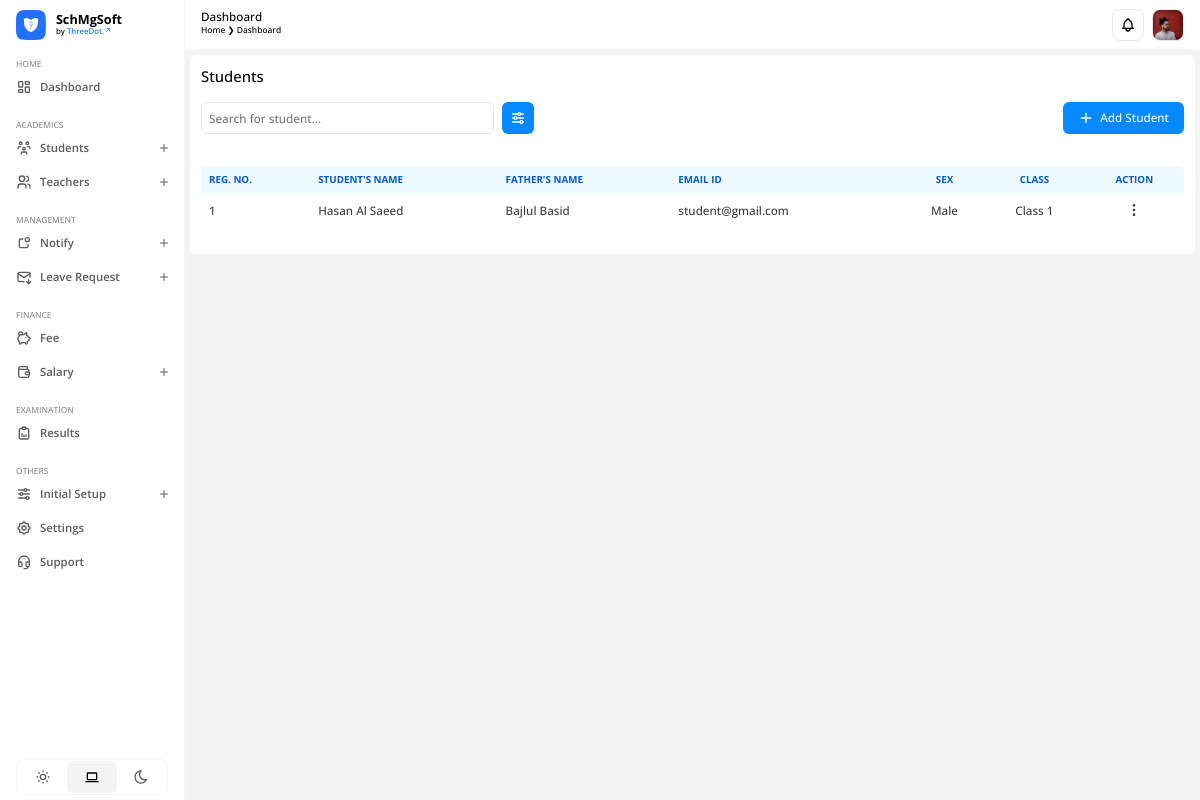
The page /academics/students/ (signed in) on the database its author committed.
### apps/users/models.py (models this page shows)
class CustomUser(AbstractUser):
    USER = (
        (1, 'ADMIN'),
        (2, 'TEACHER'),
        (3, 'STUDENT')
    )
    user_type = models.CharField(choices=USER, max_length=20, default=1)
    profile_pic = models.ImageField(upload_to='profile_pic/', null=True, blank=True)
    city = models.CharField(max_length=200, blank=True)
    country = models.CharField(max_length=200, blank=True)

### apps/academics/models.py (models this page shows, shortened)
class Student(models.Model):
    admin = models.OneToOneField(CustomUser, on_delete=models.CASCADE)
    father_name = models.CharField(max_length=200)
    mother_name = models.CharField(max_length=200)
    gender = models.CharField(max_length=20)
    dob = models.DateField()
    mobile_no = models.PositiveIntegerField()
    vill_town = models.CharField(max_length=200)
    post_office = models.CharField(max_length=200)
    police_station = models.CharField(max_length=200)
    district = models.CharField(max_length=200)
    permanent_address = models.CharField(max_length=300)
    state = models.CharField(max_length=200)
    pin = models.PositiveIntegerField()
    session_id = models.ForeignKey(Session, on_delete=models.DO_NOTHING)
    class_id = models.ForeignKey(Class, on_delete=models.DO_NOTHING)
    student_photo = models.ImageField(upload_to='media/profile_pic')
    dob_certificate = models.FileField(upload_to='media/students/certificates')
    created_at = models.DateTimeField(auto_now_add=True)
    updated_at = models.DateTimeField(auto_now=True)

### apps/home/models.py (models this page shows, shortened)
class Class(models.Model):
    session = models.ForeignKey(Session, on_delete=models.DO_NOTHING)
    class_name = models.CharField(max_length=100)
    created_at = models.DateTimeField(auto_now_add=True)
    updated_at = models.DateTimeField(auto_now=True)

### apps/academics/views.py (the view, shortened to what this page needs)
# urls.py: path('students/', views.students, name='students'),
@login_required(login_url='/')
def students(request):
    classes = Class.objects.all()
    sessions = Session.objects.all()
    students = Student.objects.all()
    student_count = Student.objects.count()
    context = {
        'classes': classes,
        'sessions': sessions,
        'students': students,
        'student_count': student_count
    }
    return render(request, 'students.html', context)

### apps/academics/templates/students.html (shortened to what this page needs)
{% extends "base.html" %} {% load static %} {% block htmlhead %}
<link
  rel="stylesheet"
  type="text/css"
  href="{% static 'css/academics/students.css' %}"
/>
{% endblock htmlhead %} {% block content %}
<div id="students">
  <h3>Students</h3>
  <div class="header">
    <div class="search-filter">
      <input
        type="text"
        name="search-input"
        id="search-input"
        placeholder="Search for student..."
      />
      <button>
      </button>
    </div>
    <span id="add-student-form-btn">
      <p>Add Student</p>
    </span>
  </div>
  <div id="table-container">
    <table id="student-table">
      <thead>
        <tr>
          <th>REG. NO.</th>
          <th>STUDENT'S NAME</th>
          <th>FATHER'S NAME</th>
          <th>EMAIL ID</th>
          <th style="text-align: center">SEX</th>
          <th style="text-align: center">CLASS</th>
          <th style="text-align: center">ACTION</th>
        </tr>
      </thead>
      <tbody>
        {% for i in students %}
        <tr>
          <td>{{ forloop.counter }}</td>
          <td>{{ i.admin.first_name }}&nbsp;{{ i.admin.last_name }}</td>
          <td>{{ i.father_name }}</td>
          <td>{{ i.admin.email }}</td>
          <td style="text-align: center">{{ i.gender }}</td>
          <td style="text-align: center">{{ i.class_id.class_name }}</td>
          <td
            style="
              text-align: center;
              display: flex;
              align-items: center;
              justify-content: center;
            "
          >
            <button class="action-btn">
            </button>
          </td>
        </tr>
        {% endfor %}
      </tbody>
    </table>
  </div>
</div>
{% include "add-student-form.html" %}
{% endblock %}

### SchMgSoft/templates/header.html (shortened to what this page needs)
{% load static %}
{% block content %}
<header>
  <div class="left">
    <h3>Dashboard</h3>
    <div class="breadcrumb">
      <p>Home &#10095; Dashboard</p>
    </div>
  </div>
  <div class="right">
    <div id="notification-icon">
    </div>
    <div id="profile">
      {% if user.profile_pic == "" %}
      <img
        src="https://images.unsplash.com/photo-1522075469751-3a6694fb2f61?crop=entropy&cs=srgb&fm=jpg&ixid=M3wzMjM4NDZ8MHwxfHJhbmRvbXx8fHx8fHx8fDE3MjA2ODA4NTB8&ixlib=rb-4.0.3&q=85"
        alt="Profile Photo."
      />
      {% else %}
      <img src="{{ user.profile_pic.url }}" alt="Profile Photo." />
      {% endif %}
    </div>
  </div>
</header>
{% endblock %}
{% block extracss %}
<link rel="stylesheet" type="text/css" href="{% static 'css/header.css' %}" />
{% endblock %}

### SchMgSoft/static/css/style.css (style rules this page uses)
:root { --accent-clr-50: #edfaff; --accent-clr-100: #d6f1ff; --accent-clr-200: #b5e9ff; --accent-clr-300: #83ddff; --accent-clr-400: #48c7ff; --accent-clr-500: #1ea8ff; --accent-clr-600: #0689ff; --accent-clr-700: #0075fe; --accent-clr-800: #085ac5; --accent-clr-900: #0d4e9b; --accent-clr-950: #0e305d; --round-sm: 0.125rem; --round-norm: 0.25rem; --round-md: 0.375rem; --round-lg: 0.5rem; --round-xl: 0.75rem; --round-2xl: 1rem; --round-3xl: 1.5rem; --round-full: 50%; --transition-time: 0.15s; --animation-time: 0.3s; }
*, *:before, *:after { margin: 0; padding: 0; box-sizing: border-box; font-family: 'Open Sans', sans-serif; font-synthesis: none; -webkit-font-smoothing: antialiased; -moz-osx-font-smoothing: grayscale; text-rendering: optimizeLegibility; }
html { scroll-behavior: smooth; }
body { margin: 0; padding: 0; min-width: 100%; min-height: 100vh; font-family: 'Open Sans', sans-serif; font-synthesis: none; -webkit-font-smoothing: antialiased; -moz-osx-font-smoothing: grayscale; text-rendering: optimizeLegibility; overflow: hidden; }
body.light-mode { --text-clr-50: #f6f6f6; --text-clr-100: #e7e7e7; --text-clr-200: #d1d1d1; --text-clr-300: #b0b0b0; --text-clr-400: #9c9c9c; --text-clr-500: #8c8c8c; --text-clr-600: #5d5d5d; --text-clr-700: #4f4f4f; --text-clr-800: #454545; --text-clr-900: #3d3d3d; --text-clr-950: #000000; --bg-clr: #f3f3f3; --bg-component: #ffffff; --bg-icon: #f3f3f3; --bg-blur: rgba(255, 255, 255, 0.3); --border-clr: rgba(0, 0, 0, 0.05); }
p, h1, h2, h3, h4, h5, h6 { padding: 0; margin: 0; }

### SchMgSoft/static/css/academics/students.css (style rules this page uses)
#students { padding: 11px; width: 100%; background: var(--bg-component); border-radius: var(--round-md); display: flex; flex-direction: column; gap: 16px; align-items: start; justify-content: left; }
#students h3 { font-size: 0.931rem; font-weight: 500; text-align: left; color: var(--text-clr-950); }
#students .header { width: 100%; height: 32px; display: flex; align-items: center; justify-content: space-between; }
#students .header .search-filter { width: 333px; height: 100%; display: flex; align-items: center; justify-content: space-between; }
#students .header .search-filter input { padding: 7px; width: calc(100% - 40px); height: 100%; outline: none; background: none; border: 1px solid var(--text-clr-100); border-radius: var(--round-md); font-size: 0.731rem; font-weight: 500; text-align: left; color: var(--text-clr-950); transition: var(--transition-time) ease-out; }
#students .header .search-filter button { width: 32px; height: 100%; display: flex; align-items: center; justify-content: center; outline: none; background: var(--accent-clr-600); border: none; border-radius: var(--round-md); transition: var(--transition-time) ease-out; }
#students .header .search-filter button svg { width: 16px; height: 16px; object-fit: contain; color: #fff; }
#students .header span { padding: 7px 15px; width: fit-content; height: 32px; display: flex; gap: 6px; align-items: center; justify-content: center; background: var(--accent-clr-600); border-radius: var(--round-md); transition: var(--transition-time) ease-out; }
#students .header span svg { width: 16px; height: 16px; object-fit: contain; color: #fff; }
#students .header span p { font-size: 0.731rem; font-weight: 500; text-align: center; color: #fff; line-height: 32px; }
#table-container { width: 100%; }
table { width: 100%; border-collapse: collapse; margin: 1rem 0; }
table th, table td { text-align: left; }
table thead tr:first-child th:first-child { border-top-left-radius: var(--round-md); }
table thead tr:first-child th:last-child { border-top-right-radius: var(--round-md); }
table tbody tr:last-child td:first-child { border-bottom-left-radius: var(--round-md); }
table tbody tr:last-child td:last-child { border-bottom-right-radius: var(--round-md); }
table th { padding: 0.45rem 0.5rem; font-size: 0.613rem; font-weight: 700; color: var(--accent-clr-800); background-color: var(--accent-clr-50); }
table td { padding: 0.3rem 0.5rem; font-size: 0.731rem; font-weight: 500; color: var(--text-clr-900); }
.action-btn { position: relative; width: 24px; height: 24px; display: flex; align-items: center; justify-content: center; background: none; border: none; outline: none; cursor: pointer; }
.action-btn svg { width: 16px; height: 16px; object-fit: contain; color: var(--text-clr-900); }

### rows shown on the page
CustomUser: profile_pic (picture)
Student: admin.first_name "Hasan", admin.last_name "Al Saeed", father_name "Bajlul Basid", admin.email "student@gmail.com", gender "Male", class_id.class_name "Class 1"
